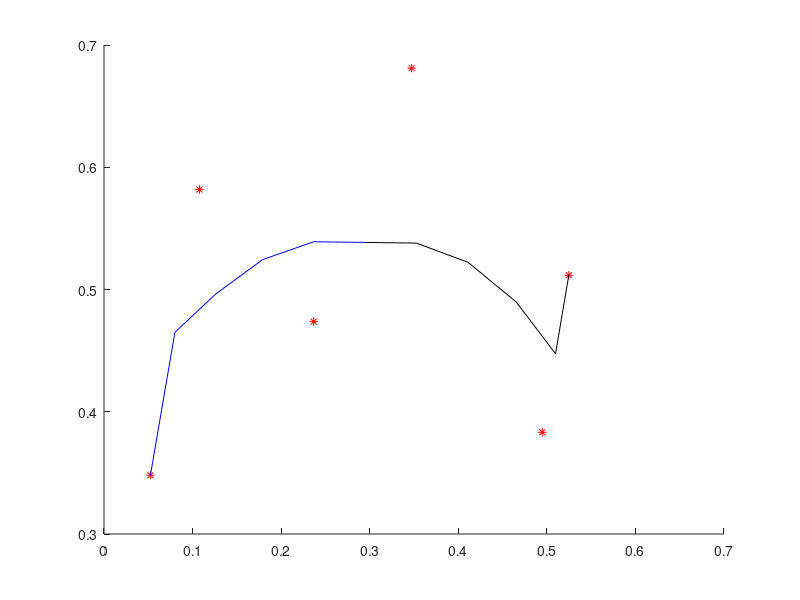

The MATLAB source for this figure:
% function [left, right] = bezier_single_line(b, t)
clear
    load('xy_sample.mat');
    t = 0.5;
%     xy = xy(:,1:4);
    n = size(xy, 2);

    temp_x = spalloc(n, n, n*(1+n)/2);
    temp_y = spalloc(n, n, n*(1+n)/2);

    temp_x(1,:) = xy(1,:);
    temp_y(1,:) = xy(2,:);
    
    for ii = 2:n
        for jj = 1:n+1-ii
            temp_x(ii, jj) = t*temp_x(ii - 1, jj) + (1-t)*temp_x(ii - 1, jj+1);
            temp_y(ii, jj) = t*temp_y(ii - 1, jj) + (1-t)*temp_y(ii - 1, jj+1);
        end
    end
    
    left = zeros(2, n);
    right = zeros(2, n);
    
    for ii = 1:n
        left(1, ii) = temp_x(ii, 1);
        left(2, ii) = temp_y(ii, 1);
    end
    
    for ii = 1:n
        right(1, ii) = temp_x(n+1 - ii, ii);
        right(2, ii) = temp_y(n+1 - ii, ii);
    end
    
    hold on 
    t = 0:0.01:1;

    plot(xy(1,:),xy(2,:),'r*');
%     c_xy = bezier3(t, xy);
%     plot(c_xy(1,:), c_xy(2,:))
    
    plot(left(1,:),left(2,:),'b');
%     c_xy = bezier3(t, left);
%     plot(c_xy(1,:), c_xy(2,:))
% 
    plot(right(1,:),right(2,:),'k');
%     c_xy = bezier3(t, right);
%     plot(c_xy(1,:), c_xy(2,:))

    
